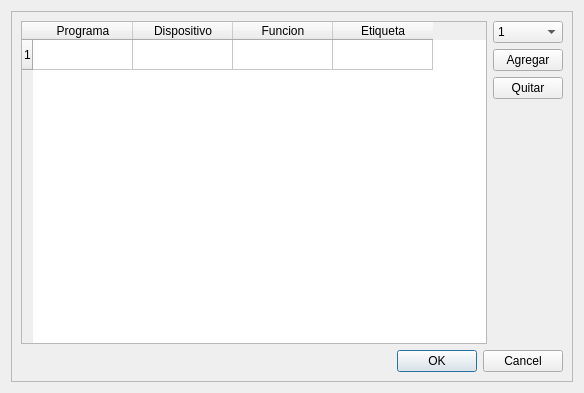
<?xml version="1.0" encoding="UTF-8"?>
<ui version="4.0">
 <class>Dialog</class>
 <widget class="QDialog" name="Dialog">
  <property name="geometry">
   <rect>
    <x>0</x>
    <y>0</y>
    <width>584</width>
    <height>393</height>
   </rect>
  </property>
  <property name="windowTitle">
   <string>Tabla</string>
  </property>
  <property name="windowIcon">
   <iconset>
    <normaloff>../../iconos/ic_lista.svg</normaloff>../../iconos/ic_lista.svg</iconset>
  </property>
  <property name="modal">
   <bool>true</bool>
  </property>
  <layout class="QVBoxLayout" name="verticalLayout">
   <item>
    <widget class="QFrame" name="frame">
     <property name="frameShape">
      <enum>QFrame::StyledPanel</enum>
     </property>
     <property name="frameShadow">
      <enum>QFrame::Raised</enum>
     </property>
     <layout class="QGridLayout" name="gridLayout">
      <item row="1" column="1">
       <widget class="QPushButton" name="btn_100">
        <property name="minimumSize">
         <size>
          <width>70</width>
          <height>0</height>
         </size>
        </property>
        <property name="maximumSize">
         <size>
          <width>70</width>
          <height>16777215</height>
         </size>
        </property>
        <property name="text">
         <string>Agregar</string>
        </property>
       </widget>
      </item>
      <item row="4" column="0" colspan="2">
       <widget class="QDialogButtonBox" name="buttonBox">
        <property name="orientation">
         <enum>Qt::Horizontal</enum>
        </property>
        <property name="standardButtons">
         <set>QDialogButtonBox::Cancel|QDialogButtonBox::Ok</set>
        </property>
       </widget>
      </item>
      <item row="3" column="1">
       <spacer name="verticalSpacer">
        <property name="orientation">
         <enum>Qt::Vertical</enum>
        </property>
        <property name="sizeHint" stdset="0">
         <size>
          <width>20</width>
          <height>40</height>
         </size>
        </property>
       </spacer>
      </item>
      <item row="0" column="0" rowspan="4">
       <widget class="QTableWidget" name="table_100">
        <row>
         <property name="text">
          <string>1</string>
         </property>
        </row>
        <column>
         <property name="text">
          <string>Programa</string>
         </property>
        </column>
        <column>
         <property name="text">
          <string>Dispositivo</string>
         </property>
        </column>
        <column>
         <property name="text">
          <string>Funcion</string>
         </property>
        </column>
        <column>
         <property name="text">
          <string>Etiqueta</string>
         </property>
        </column>
       </widget>
      </item>
      <item row="0" column="1">
       <widget class="QComboBox" name="combo_100">
        <property name="minimumSize">
         <size>
          <width>70</width>
          <height>0</height>
         </size>
        </property>
        <property name="maximumSize">
         <size>
          <width>70</width>
          <height>16777215</height>
         </size>
        </property>
        <item>
         <property name="text">
          <string>1</string>
         </property>
        </item>
        <item>
         <property name="text">
          <string>10</string>
         </property>
        </item>
        <item>
         <property name="text">
          <string>100</string>
         </property>
        </item>
       </widget>
      </item>
      <item row="2" column="1">
       <widget class="QPushButton" name="btn_101">
        <property name="minimumSize">
         <size>
          <width>70</width>
          <height>0</height>
         </size>
        </property>
        <property name="maximumSize">
         <size>
          <width>70</width>
          <height>16777215</height>
         </size>
        </property>
        <property name="text">
         <string>Quitar</string>
        </property>
       </widget>
      </item>
     </layout>
    </widget>
   </item>
  </layout>
 </widget>
 <resources/>
 <connections>
  <connection>
   <sender>buttonBox</sender>
   <signal>accepted()</signal>
   <receiver>Dialog</receiver>
   <slot>accept()</slot>
   <hints>
    <hint type="sourcelabel">
     <x>248</x>
     <y>254</y>
    </hint>
    <hint type="destinationlabel">
     <x>157</x>
     <y>274</y>
    </hint>
   </hints>
  </connection>
  <connection>
   <sender>buttonBox</sender>
   <signal>rejected()</signal>
   <receiver>Dialog</receiver>
   <slot>reject()</slot>
   <hints>
    <hint type="sourcelabel">
     <x>316</x>
     <y>260</y>
    </hint>
    <hint type="destinationlabel">
     <x>286</x>
     <y>274</y>
    </hint>
   </hints>
  </connection>
 </connections>
</ui>
